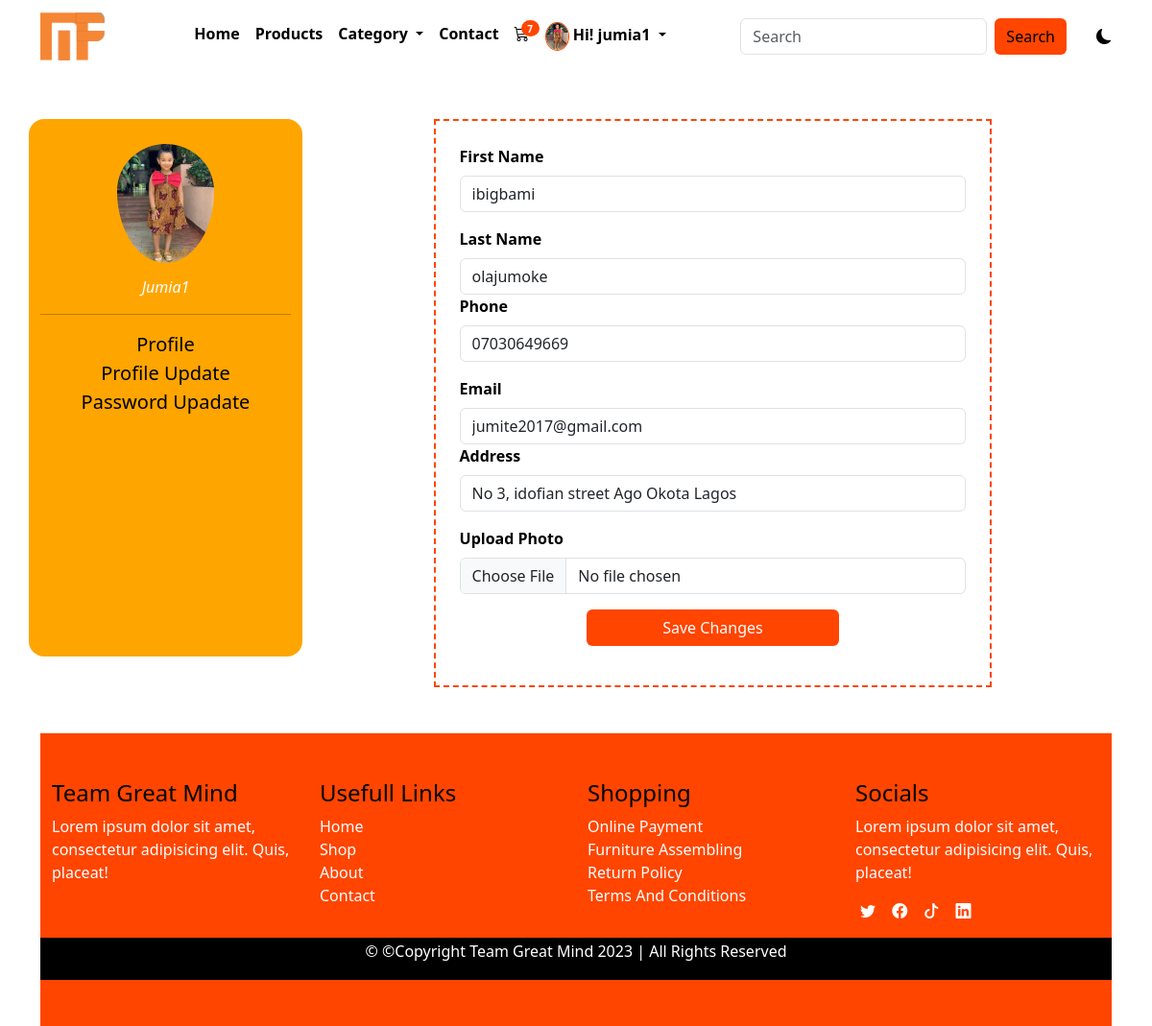
/profile_update (signed in), run on the app's committed database.
### main/models.py (models this page shows, shortened)
class AppInfo (models.Model):
    appname = models.CharField(max_length=50)
    logo = models.ImageField(upload_to='logo')
    carousel1 = models.ImageField(upload_to='carousel1')
    carousel2 = models.ImageField(upload_to='carousel2')
    carousel3 = models.ImageField(upload_to='carousel3')
    banner = models.ImageField(upload_to='banner')
    copyright = models.IntegerField()

class Customer(models.Model):
    user = models.OneToOneField(User, on_delete=models.CASCADE)
    first_name = models.CharField(max_length=50)
    last_name = models.CharField(max_length=50)
    phone = models.CharField(max_length=15)
    email = models.EmailField(max_length=100)
    address = models.CharField(max_length=150)
    pix = models.ImageField(upload_to='pix')
    joined = models.DateTimeField(auto_now=True)
    class Meta:
        db_table = 'customer'
        managed = True
        verbose_name = 'Customer'
        verbose_name_plural = 'Customer'

### main/views.py (the view, shortened to what this page needs)
# urls.py: path('profile_update', views.profile_update, name='profile_update'),
def profile_update(request):
    userprof = Customer.objects.get(user__username = request.user.username)
    form = ProfileUpdateForm(instance=request.user.customer)
    context = {
        'userprof':userprof
    }
    return render(request, 'profile_update.html', context)

### main/context_processor.py (called while the page is built)
def dropdown(request):
    info = AppInfo.objects.get(pk=1)
    fdog = Category.objects.all()
    context = {
         'info':info,
         'fdog':fdog,
    }
    return context

def cartcount(request):
     count = Cart.objects.filter(user__username =request.user.username, paid=False)
     itemcount = 0
     for item in count:
          itemcount += item.quantity
     context ={
          'itemcount':itemcount
     }
     return context

### main/templates/profile_update.html (shortened to what this page needs)
{% extends 'base.html' %}
{% block header %} {% include 'header.html' %} {% endblock header %}
{% block content %}
<div class="container">
  <div class="row mt-5 mb-5">
    <div class="col-12 col-md-3 pavat">
      <img src="{{userprof.pix.url}}" alt="">
      <p>{{userprof.user}}</p>
      <hr>
      <ul class="list-unstyled">
        <li><a href="{% url 'profile' %}">Profile</a></li>
        <li><a href="{% url 'profile_update'%}">Profile Update</a></li>
        <li><a href="{% url 'password_update' %}">Password Upadate</a></li>
      </ul>
    </div>
    <div class="col-12 col-md-9 pupdate">
      <form action="{% url 'profile_update'%}" method="POST" enctype="multipart/form-data">
      <div class="mb-3">
        <label for="exampleFormControlInput1" class="form-label">First Name</label>
        <input type="text" name="first_name" value="{{userprof.first_name}}" class="form-control" id="exampleFormControlInput1" placeholder="">
      </div>
      <div class="mb-3">
        <label for="exampleFormControlTextarea1" class="form-label">Last Name</label>
        <input type="text" name="last_name" value="{{userprof.last_name}}" class="form-control" id="exampleFormControlInput1" placeholder="">
        <div class="mb-3">
          <label for="exampleFormControlInput1" class="form-label">Phone</label>
          <input type="text" name="phone" value="{{userprof.phone}}"class="form-control" id="exampleFormControlInput1" placeholder="">
        </div>
        <div class="mb-3">
          <label for="exampleFormControlTextarea1" class="form-label">Email</label>
          <input type="email"name="email" value="{{userprof.email}}" class="form-control" id="exampleFormControlInput1" placeholder="">
          <div class="mb-3">
            <label for="exampleFormControlInput1" class="form-label">Address</label>
            <input type="text" name="address" value="{{userprof.address}}" class="form-control" id="exampleFormControlInput1" placeholder="">
          </div>
          <div class="mb-3">
            <label for="exampleFormControlTextarea1" class="form-label">Upload Photo</label>
            <input type="file" name="pix" value="{{userprof.email}}" class="form-control" id="exampleFormControlInput1" placeholder="">
          </div>
            <div class="mb-3">
                <button class="btn" type="submit">Save Changes</button>
            </div>
        </form>
      </div>
    </div>
  </div>
{% endblock content %}
{% block footer %} {% include 'footer.html'%}{% endblock footer %}

### main/templates/header.html (shortened to what this page needs)
<nav class="navbar navbar-expand-lg bg-body-tertiary">
    <div class="container">
        <a class="navbar-brand" href="/index.html"><img src="{{info.logo.url}}" alt="" style="height: 50px;"></a>
        <div class="collapse navbar-collapse" id="navbarSupportedContent">
            <ul class="navbar-nav mx-auto mb-2 mb-lg-0">
                {% if user.is_authenticated %}
                <li class="nav-item">
                    <a class="nav-link" aria-current="page" href="{% url 'home' %}">Home</a>
                </li>
                <li class="nav-item">
                    <a class="nav-link" href=" {% url 'products' %} ">Products</a>
                </li>
                <li class="nav-item dropdown">
                    <a class="nav-link dropdown-toggle" href="#" role="button" data-bs-toggle="dropdown" aria-expanded="false">
                    Category
                    </a>
                </li>
                <li class="nav-item">
                    <a class="nav-link" href="{% url 'contact' %}">Contact</a>
                </li>
                <li class="nav-item">
                    <a class="nav-link" href=" {% url 'cart' %}">
                        <div class="wrapper">
                            <i class="bi bi-cart3"></i>
                            <span class="badge">{{itemcount}}</span>
                        </div>
                    </a>
                </li>
                <li class="nav-item dropdown">
                    <a class="nav-link dropdown-toggle" href="#" role="button" data-bs-toggle="dropdown" aria-expanded="false">
                        {% if user.customer %}
                           <img src="{{user.customer.pix.url}}" alt="" style="height: 30px;">
                        {% endif %}
                        <span>Hi! {{user.username}}</span>
                    </a>
                </li>
                {% endif %}
            </ul>
            <form class="d-flex search" role="search" action="{% url 'search' %}" method="POST">
                <input class="form-control me-2" name= "serach" type="search" placeholder="Search" aria-label="Search">
                <button class="btn btn-outline-success" type="submit">Search</button>
            </form>
            <div class="samson">
                <i class="bi bi-moon-fill"></i>
            </div>
        </div>
    </div>
</nav>

### main/static/css/style.css (style rules this page uses)
* { padding: 0%; margin: 0%; box-sizing: border-box; }
.navbar { background: var(--bg) !important; }
.navbar-nav a { color: var(--text); font-weight: 600; }
.wrapper { position: relative; }
.wrapper span { position: absolute; right: -10px; top: -2px; background-color: orangered; font-size: 10px; border-radius: 50%; }
.nav-link img { border: 1px solid orangered; border-radius: 50%; }
.search button { background-color: orangered; border: none; color: black; font-weight: 500; }
.pavat { text-align: center; background-color: orange; border-radius: 1rem; height: 70vh; }
.pavat img { height: 150px; border-radius: 100%; padding-top: 10%; }
.pavat p { color: white; font-style: italic; text-transform: capitalize; padding-top: 5%; }
.pavat a { text-decoration: none; text-transform: capitalize; font-size: 20px; color: black; }
.pupdate form { width: 70%; margin-left: 15%; margin-right: 15%; border: 2px dashed orangered; padding: 3%; }
.pupdate form label { font-weight: 600; }
.pupdate button { background-color: orangered; width: 50%; margin-left: 25%; margin-right: 25%; color: white; font-weight: 500; }
.samson { margin-left: 3%; cursor: pointer; }
:root { --bg: white; --icon: black; --text: black; }
body { background: var(--bg); color: var(--text); overflow: none; }

### data on the page
AppInfo: logo (picture)
Customer: pix (picture), user "Jumia1", first_name "ibigbami", last_name "olajumoke", phone "07030649669", email "jumite2017@gmail.com", address "No 3, idofian street Ago Okota Lagos"

### other printed values
{{ itemcount }} "7"
{{ user.username }} "jumia1"
